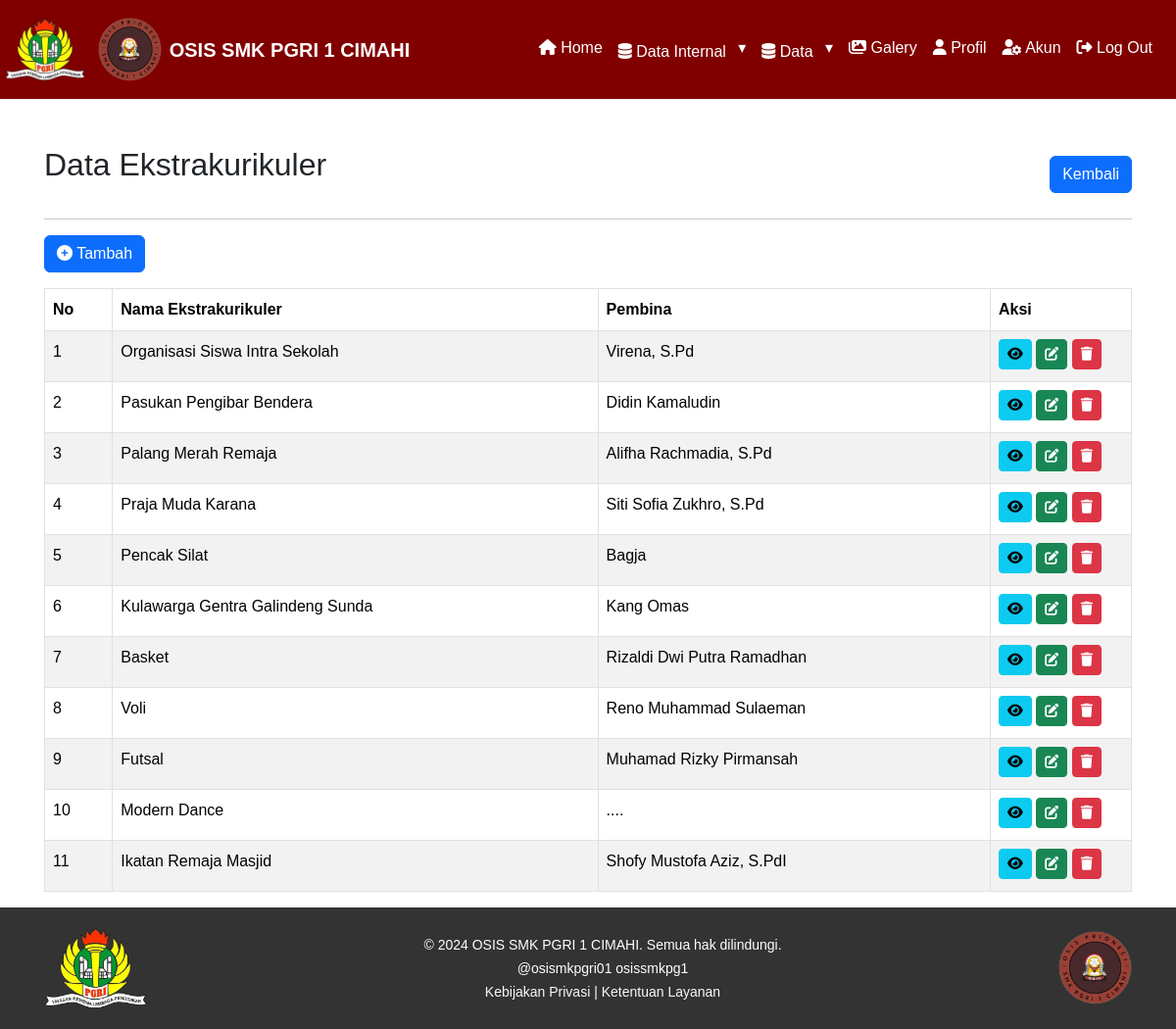
Screenshot of /admin/data-eskul.php (signed in) with the database file from the repository.
### tables this page shows
CREATE TABLE `eskul` (
  `id_eskul` int(11) NOT NULL,
  `eskul` varchar(50) NOT NULL,
  `singkatan` varchar(20) DEFAULT NULL,
  `logo` varchar(150) DEFAULT NULL,
  `pembina` varchar(100) DEFAULT NULL,
  `keterangan` text DEFAULT NULL,
  `kategori` enum('OP3','Olahraga','Kesenian','Lainnya') DEFAULT NULL,
  `created_by` int(11) DEFAULT NULL,
  `created_at` datetime DEFAULT current_timestamp(),
  `updated_by` int(11) DEFAULT NULL,
  `updated_at` datetime DEFAULT current_timestamp() ON UPDATE current_timestamp()
);

### admin/data-eskul.php (the view, shortened to what this page needs)
<?php
include '../layout/header.php';
?>
<div class="content-wrapper">
    <div class="container mt-5 overflow-x-scroll">
        <div class="d-flex justify-content-between align-items-center">
            <h2>Data Ekstrakurikuler</h2>
            <a href="javascript:history.back()" class="btn btn-primary">Kembali</a>
        </div>
        <hr>
        <a class="btn btn-primary tambah-btn" data-bs-toggle="modal" data-bs-target="#modalTambah"><i class="fas fa-plus-circle"></i> Tambah</a>
        <table id="serverside" class="table table-bordered table-striped mt-3">
            <thead>
                <tr>
                    <th>No</th>
                    <th>Nama Ekstrakurikuler</th>
                    <th>Pembina</th>
                    <th>Aksi</th>
                </tr>
            </thead>
            <tbody>
                <?php
                include '../config/koneksi.php';
                $result = mysqli_query($db, "
                    SELECT e.*,
                        ak1.nama AS dibuat_oleh,
                        ak2.nama AS diubah_oleh
                    FROM eskul e
                    LEFT JOIN akun ak1 ON e.created_by = ak1.id_akun
                    LEFT JOIN akun ak2 ON e.updated_by = ak2.id_akun
                ");
                $no = 1;
                while ($row = mysqli_fetch_assoc($result)) :
                ?>
                    <tr>
                        <td><?= $no++; ?></td>
                        <td><?= htmlspecialchars($row['eskul']); ?></td>
                        <td><?= htmlspecialchars($row['pembina']); ?></td>
                        <td width="144">
                            <a class="btn btn-info btn-sm mb-1" data-bs-toggle="modal" data-bs-target="#modalDetail<?= $row['id_eskul']; ?>"><i class="fas fa-eye"></i></a>
                            <a class="btn btn-success btn-sm mb-1" data-bs-toggle="modal" data-bs-target="#modalUbah<?= $row['id_eskul']; ?>"><i class="fas fa-edit"></i></a>
                            <a class="btn btn-danger btn-sm mb-1" data-bs-toggle="modal" data-bs-target="#modalHapus<?= $row['id_eskul']; ?>"><i class="fas fa-trash"></i></a>
                        </td>
                    </tr>
                <?php endwhile; ?>
            </tbody>
        </table>
    </div>
</div>
<?php endwhile;
include '../layout/footer.php'; ?>

### layout/header.php (style rules this page uses)
body { font-family: Arial, sans-serif; font-size: 16px; line-height: 1.6; margin: 0; padding: 0; box-sizing: border-box; }
.container { padding: 0 15px; margin: 0 auto; }
h2, h3 { margin-bottom: 20px; }

### rows the page displays
eskul: eskul "Organisasi Siswa Intra Sekolah", pembina "Virena, S.Pd"
eskul: eskul "Pasukan Pengibar Bendera", pembina "Didin Kamaludin"
eskul: eskul "Palang Merah Remaja", pembina "Alifha Rachmadia, S.Pd"
eskul: eskul "Praja Muda Karana", pembina "Siti Sofia Zukhro, S.Pd"
eskul: eskul "Pencak Silat", pembina "Bagja"
eskul: eskul "Kulawarga Gentra Galindeng Sunda", pembina "Kang Omas"
eskul: eskul "Basket", pembina "Rizaldi Dwi Putra Ramadhan"
eskul: eskul "Voli", pembina "Reno Muhammad Sulaeman"
eskul: eskul "Futsal", pembina "Muhamad Rizky Pirmansah"
eskul: eskul "Modern Dance", pembina "...."
eskul: eskul "Ikatan Remaja Masjid", pembina "Shofy Mustofa Aziz, S.PdI"
